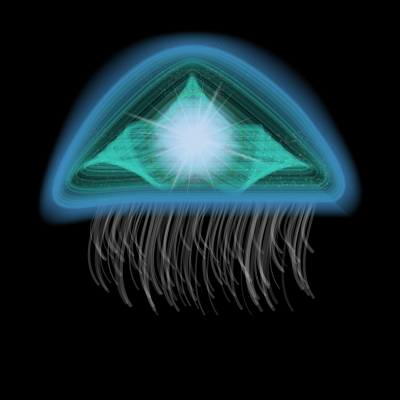
Frame 1 (no input)
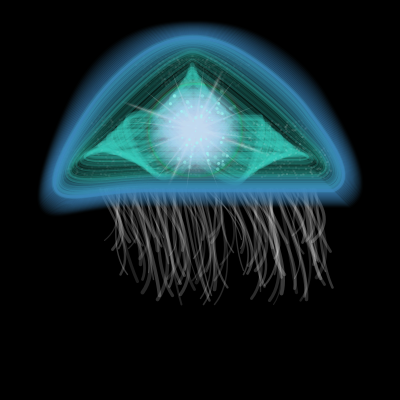
Frame 60 (the mouse pressed at the canvas centre just before this capture)
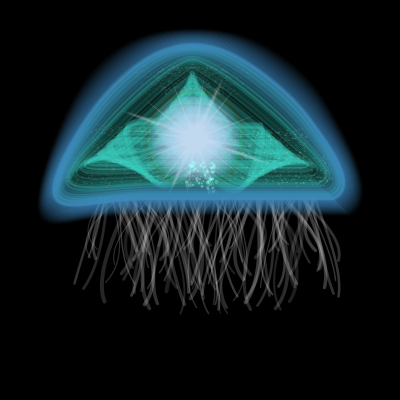
Frame 120 (the mouse held since frame 60 and released just before this capture)

The Processing sketch that drew these frames (run headless with seeded random() and noise(); from frame 60 on, the mouse is pressed at the canvas centre):

// Processing sketch: processing_89694
// ── processing_89694.pde

////////////////////////////////////////////////////////////////////////////////////////////////////////////////////////////////////
//
//  Monstre interactif fait par Etienne Déniger
//  dans le cadre du cours d'Algorithme de base et interactivité (EDM4600)
//  UQÀM, Mars 2013
//
//
//  EMPLACEMENT DES FONCTIONNALITÉS:
//  
//  - Zone interactive circulaire: fonction draw (permet de déclancher une fonction dans la classe Particules)
//  - Zone interactive rectangulaire: fonction display() dans la classe Tentacules
//  - Assouplissement: Classe Particules, dans la fonction mouseEvent() et dans la classe Contour, la fonction changementCouleur
//  - Timer: Classe Contour: permet de changer la couleur du couleur
//
////////////////////////////////////////////////////////////////////////////////////////////////////////////////////////////////////
float x = 400 / 2;
float y = 400 / 2 - 60;
color couleurBackground = color(0, 0, 0);
//tableau utilisé pour créer les tableau du contour et de l'intérieur
float [][] arrayContour = new float [][] {
  {
    x-54, y+55, x+133, y+60, x+108, y-20, x+28, y-85, x-42, y-85, x-109, y-25, x-144, y+60, x-54, y+60, x+133, y+60, x+108, y-20
  }
};
//variables oscillation////////////////////////////////////////////////////////////////////
float counterOscillation;
float niveauOscillation = 10;
float vitesseOscillation = 0.08;
//variables et tableau interieur///////////////////////////////////////////////////////////
int nbInterieur = 75;
float[] tOpaciteInterieur = new float [nbInterieur];
float[][] tableauInterieur = new float [nbInterieur][arrayContour[0].length];
float[] tStrokeInterieur = new float [nbInterieur];
float couleurRInterieur = 55;
float couleurGInterieur = 204;
float couleurBInterieur = 188;
float couleurRInterieurCible = 58;
float couleurGInterieurCible = 188;
float couleurBInterieurCible = 214;
int nbPointsInterieur = 300;
float[] tPositionInterieurX = new float[nbPointsInterieur];
float[] tPositionInterieurY = new float[nbPointsInterieur];
float[] tableauDiametreInterieur = new float[nbPointsInterieur];
float[][] tableauPointsInterieur = new float[nbPointsInterieur][arrayContour[0].length];
Interieur unInterieur;
//variables et tableau tentacules//////////////////////////////////////////////////////////
float nbTentacules = 100;
ArrayList arrayTentacule;
//variables et tableau contour/////////////////////////////////////////////////////////////
int in_blur = 17;
int out_blur = 17;
int epaisseur = 3;
float[][] tableauInBlur = new float [in_blur][arrayContour[0].length];
float[][] tableauOutBlur = new float [out_blur][arrayContour[0].length];
color couleurContour = color(61, 135, 191);
float couleurRContour = 61;
float couleurGContour = 135;
float couleurBContour = 191;
float couleurRContourCible = 58;
float couleurGContourCible = 105;
float couleurBContourCible = 214;
int opacite = 120;
Contour unContour;
//variables et tableau particules/////////////////////////////////////////////////////////
int ratioParticules = 5;
boolean activerAnimParticules;
ArrayList arrayParticule;
/**
 *
 *  Fonction setup()
 *
 */
void setup() {
  size(400, 400);
  background(couleurBackground);
  smooth();
  frameRate(60);
  activerAnimParticules = false;
  for (int i = 0;i < tOpaciteInterieur.length;i++) tOpaciteInterieur[i] = random(20, 80);
  for (int i = 0;i < tStrokeInterieur.length;i++) tStrokeInterieur[i] = random(2, 6);
  for (int i=0;i<nbPointsInterieur;i++) {
    tPositionInterieurX[i] = random(0, 90);
    tPositionInterieurY[i] = random(10, 40);
    tableauDiametreInterieur[i] = random(0.5, 1.5);
  } 
  unContour = new Contour(in_blur, out_blur, opacite);
  arrayTentacule = new ArrayList();
  // Création du ArrayList des tentacules
  for (int i = 0;i < nbTentacules;i++)arrayTentacule.add(new Tentacules(random(30, 60), i * (220/nbTentacules), random(-30, 40), random(1, 4), random(10, 40), random(0.05, 0.1)));
  unInterieur = new Interieur(random(1, 3), 60, random(-3, 3));
  arrayParticule = new ArrayList();
}
/**
 *
 *  Fonction draw()
 *
 */
void draw() {
  background(couleurBackground);
  counterOscillation = vitesseOscillation * frameCount;
  for (int i = 0;i < ratioParticules;i++)arrayParticule.add(new Particules(random(0, 20), random(x - 65, x + 65), random(y, y - 15), random(-20, 20), random(-30, 30)) );
  for (int i = 0;i < arrayTentacule.size() - 1;i++) {
    Tentacules uneTentacule = (Tentacules) arrayTentacule.get(i);
    uneTentacule.display();
  }
  unInterieur.display();
  float distance = dist(mouseX, mouseY, x, y);
  for (int i = 0;i < arrayParticule.size() - 1;i++) {
    Particules uneParticule = (Particules) arrayParticule.get(i);
    uneParticule.display();
    if (distance < 80) uneParticule.mouseEvent();
    if (! uneParticule.vieParticule)arrayParticule.remove(i);
  }
  unContour.display();
  y = sin(counterOscillation) * niveauOscillation + (height / 2) - 60;
}
/////////////////////////////////////////////////////////////////////////////////////////////////////
//
//  Classe: Contour
//  Permet de créer et d'afficher le contour de la méduse
//
/////////////////////////////////////////////////////////////////////////////////////////////////////
class Contour {
  // PROPRIÉTÉS
  //-------------------------------------------------------------------------------------------------
  int inBlur, outBlur, opacite, timeStamp, interval, compteur;
  float rC, gC, bC, rI, gI, bI;
  boolean etatCouleur;
  Contour(int _inBlur, int _outBlur, int _opacite) {
    // CONSTRUCTEUR
    //-------------------------------------------------------------------------------------------------
    inBlur = _inBlur;
    outBlur = _outBlur;
    opacite = _opacite;
    interval = 1;
    compteur = 0;
    rC = couleurRContour;
    gC = couleurGContour;
    bC = couleurBContour;
    rI = couleurRInterieur;
    gI = couleurGInterieur;
    bI = couleurBInterieur;
  }
  /**
   *
   *  Fonction display()
   *  Anime la couleur du contour à l'aide d'un timer
   *  Appel la fonction updateArray(), pour récupérer les positions du contour
   *  Crée le contour
   *
   */
  void display() {
    if ( millis() - timeStamp >= interval ) {
      compteur+=interval;
      if (! etatCouleur && compteur < 150) {
        changementCouleur(rC, gC, bC, 0.02);
        unInterieur.changementCouleur(rI, gI, bI, 0.05);
      } 
      else if (etatCouleur && compteur < 150) {
        changementCouleur(couleurRContourCible, couleurGContourCible, couleurBContourCible, 0.02);
        unInterieur.changementCouleur(couleurRInterieurCible, couleurGInterieurCible, couleurBInterieurCible, 0.05);
      } 
      else if (compteur == 150 && etatCouleur) {
        compteur = 0;
        etatCouleur = false;
      }
      else if (compteur == 150 && ! etatCouleur) {
        compteur = 0;
        etatCouleur = true;
      }
    }

    updateArray(outBlur, tableauOutBlur, arrayContour, 0, false, 1);
    updateArray(inBlur, tableauInBlur, arrayContour, 0, true, 1);
    noFill();
    strokeWeight(epaisseur);
    for (int u = 0;u < inBlur;u++) {
      stroke(couleurRContour, couleurGContour, couleurBContour, map(u, 0, inBlur, opacite, 0));
      beginShape();
      for (int d = 0;d < tableauInBlur[0].length - 2;d++) curveVertex(tableauInBlur[u][d], tableauInBlur[u][d += 1]);//-2 pour openprocessing
      endShape(CLOSE);
    }
    for (int t = 0;t < outBlur;t++) {
      stroke(couleurRContour, couleurGContour, couleurBContour, map(t, 0, outBlur, opacite, 0));
      beginShape();
      for (int r = 0;r < tableauOutBlur[0].length - 2;r++) curveVertex(tableauOutBlur[t][r], tableauOutBlur[t][r += 1]); //-2 pour openprocessing
      endShape(CLOSE);
    }
  }
  void changementCouleur(float cibleR, float cibleG, float cibleB, float vitesse) {
    couleurRContour = (cibleR - couleurRContour) * vitesse + couleurRContour;
    couleurGContour = (cibleG - couleurGContour) * vitesse + couleurGContour;
    couleurBContour = (cibleB - couleurBContour) * vitesse + couleurBContour;
  }
}
/////////////////////////////////////////////////////////////////////////////////////////////////////
//
//  Classe: Interieur
//  Permet de créer et d'afficher l'intérieur de la méduse
//
/////////////////////////////////////////////////////////////////////////////////////////////////////
class Interieur {
  // PROPRIÉTÉS
  //-------------------------------------------------------------------------------------------------
  float randomStroke, opacite, randomPosition, randomColor;
  Interieur(float _randomStroke, float _opacite, float _randomPosition) {
    // CONSTRUCTEUR
    //-------------------------------------------------------------------------------------------------
    randomStroke = _randomStroke;
    randomPosition = _randomPosition;
    opacite = _opacite;
  }
  /**
   *
   *  Fonction display()
   *  Anime la couleur du contour à l'aide d'un timer
   *  Appel la fonction updateArray(), pour récupérer les positions de l'intérieur
   *  Appel de la fonction etoile()
   *  Crée l'intérieur et le cercle au centre 
   *
   */
  void display() {
    updateArray(nbInterieur, tableauInterieur, arrayContour, randomPosition, true, 1);
    for (int u = 0;u < nbInterieur;u++) {
      strokeWeight( tStrokeInterieur[u]);
      stroke(couleurRInterieur, couleurGInterieur, couleurBInterieur, tOpaciteInterieur[u]);
      beginShape();
      for (int d = 0;d < tableauInterieur[0].length - 2;d++) curveVertex(tableauInterieur[u][d], tableauInterieur[u][d += 1]);
      endShape(CLOSE);
    }
    for (int j = 0;j < nbPointsInterieur;j++) {
      for (int c = 0;c < tableauPointsInterieur[0].length;c++) {
        if (c%2 == 0) {
          if (arrayContour[0][c] < x) {
            tableauPointsInterieur[j][c] = int(arrayContour[0][c] + (j * 0.01) + tPositionInterieurX[j]);
          }
          else {
            tableauPointsInterieur[j][c] = int(arrayContour[0][c] - (j * 0.01) - tPositionInterieurX[j]);
          }
        }
        else {
          if (arrayContour[0][c] < y) {
            tableauPointsInterieur[j][c] = sin(counterOscillation) * niveauOscillation + int(arrayContour[0][c] + (j * 0.01) + tPositionInterieurY[j]);
          }
          else {
            tableauPointsInterieur[j][c] = sin(counterOscillation) * niveauOscillation + int(arrayContour[0][c] - (j * 0.01) - tPositionInterieurY[j]);
          }
        }
      }
    }
    for (int u = 0;u < nbPointsInterieur;u++) {
      noStroke();
      if (u < nbPointsInterieur / 2 ) fill(255, random(10,45));
      else fill(255, random(10,45));
      for (int d = 0;d < tableauPointsInterieur[0].length;d++) {
        ellipse(tableauPointsInterieur[u][d], tableauPointsInterieur[u][d += 1], tableauDiametreInterieur[u], tableauDiametreInterieur[u]);
      }
    }

    etoile(12, x-5, y, 130, 130, -PI / 2.2, 0.09, 55);
    strokeWeight(1);
    noFill();
    for (int i=0;i<10;i++) {
      stroke(255, 0, 0, map(i, 0, 10, 13, 0));
      ellipse(x - 5, y, 95 + i, 95 + i);
      stroke(0, 255, 0, 10);
      ellipse(x - 5, y, 95 - i, 95 - i);
      stroke(0, 0, 255, map(i, 0, 10, 13, 0));
      ellipse(x - 5, y, 90 - i, 90 - i);
    }
    for (int i=0;i<40;i++) {
      noStroke();
      pushMatrix();
      ellipseMode(CENTER);
      translate(x, y);
      rotate(radians(20));
      fill(255, map(i, 0, 40, 7, 0));
      ellipse(0 - 5, 0, 125 + i, i * 0.25);
      rotate(radians(5));
      ellipse(0 - 5, 0, i * 0.25, 100 + i);
      popMatrix();
    }
    for (int i = 0;i < 75;i++) {
      noStroke();
      fill(199, 223, 242, map(i, 0, 125, 15, 0));
      ellipse(x - 5, y, 20 + i, 20 + i);
    }
  }
  /**
   *  Fonction etoile()
   *  La majorité du code de cette fonction a été pris sur www.processing.com
   *  
   */
  void etoile(int n, float cx, float cy, float w, float h, float etoiletAngle, float proportion, float opacite) {
    if (n > 2) {
      float angle = TWO_PI/ (2 *n);
      float dw, dh;
      w /= 2.0;
      h /= 2.0;
      fill(255, opacite);
      noStroke();
      beginShape();
      for (int i = 0; i < 2 * n; i++) {
        dw = w;
        dh = h;
        if (i % 2 == 1) {
          dw = w * proportion;
          dh = h * proportion;
        }
        vertex(cx + dw * cos(etoiletAngle + angle * i), 
        cy + dh * sin(etoiletAngle + angle * i));
      }
      endShape(CLOSE);
    }
  }
  void changementCouleur(float cibleR, float cibleG, float cibleB, float vitesse) {
    couleurRInterieur = (cibleR - couleurRInterieur) * vitesse + couleurRInterieur;
    couleurGInterieur = (cibleG - couleurGInterieur) * vitesse + couleurGInterieur;
    couleurBInterieur = (cibleB - couleurBInterieur) * vitesse + couleurBInterieur;
  }
}
/////////////////////////////////////////////////////////////////////////////////////////////////////
//
//  Classe: Tentacules
//  Permet de d'afficher et d'animer les tentacules
//
/////////////////////////////////////////////////////////////////////////////////////////////////////
class Tentacules {
  // PROPRIÉTÉS
  //-------------------------------------------------------------------------------------------------
  float opacite, randomPositionX, randomPositionY, randomOpacite, randomStroke, randomOscillation, randomVitesse;
  float oscillationCompteur, oscillationDuBas, oscillationDuHaut;
  boolean sourisGaucheDroite, sourisDroiteGauche, sourisHautBas, sourisBasHaut;
  float initVitesse;
  Tentacules(float _opacite, float _randomPositionX, float _randomPositionY, float _randomStroke, float _randomOscillation, float _randomVitesse) {
    // CONSTRUCTEUR
    //-------------------------------------------------------------------------------------------------
    opacite = _opacite;
    randomPositionX = _randomPositionX;
    randomPositionY = _randomPositionY;
    randomStroke = _randomStroke;
    randomOscillation = _randomOscillation;
    randomVitesse = _randomVitesse;
    initVitesse = randomVitesse;
  }
  /**
   *
   *  Fonction display()
   *  Anime les tentacules
   *  Mise en place d'une zone rectangulaire qui ralenti la vitesse des tentacules lorsqu'on place 
   *  la souris sur les tentacules
   *
   */
  void display() {
    sourisGaucheDroite = mouseX < x + 125;
    sourisDroiteGauche = mouseX > x - 125;
    sourisHautBas = mouseY < (y + 120) + 50;
    sourisBasHaut =  mouseY > (y + 120) - 50;
    oscillationCompteur = oscillationCompteur + randomVitesse;
    // variable oscillationDuBas et oscillationDuHaut prises sur le site http://wiki.t-o-f.info/
    float oscillationDuBas = cos( oscillationCompteur + radians(90)) * randomOscillation + x-100+randomPositionX;
    float oscillationDuHaut = cos( oscillationCompteur ) * (120+randomOscillation) + x-110+randomPositionX;
    noFill(); 
    stroke(255, opacite);
    strokeWeight(randomStroke);
    beginShape();
    curveVertex(x-100+randomPositionX, y + 59);
    curveVertex(x-100+randomPositionX, y + 59);
    curveVertex(oscillationDuBas, y + 135 + randomPositionY);
    curveVertex(oscillationDuHaut, y + 220 + randomPositionY);
    endShape();
    if (sourisGaucheDroite && sourisDroiteGauche && sourisHautBas && sourisBasHaut) randomVitesse = 0.012;
    else randomVitesse = initVitesse;
  }
}
/////////////////////////////////////////////////////////////////////////////////////////////////////
//
//  Classe: Particules
//  Permet de d'afficher, d'animer et interaqir avec les particules situées au centre de la meduse
//
/////////////////////////////////////////////////////////////////////////////////////////////////////
class Particules {
  // PROPRIÉTÉS
  //-------------------------------------------------------------------------------------------------
  float opacite, randomPositionX, randomPositionY, randomOpacite, randomWidth, randomHeight, vitesseParticule, diametreMax, differenceOpacite, diametre;
  boolean opaciteMax, vieParticule;
  float compteurX, compteurY;
  Particules(float _opacite, float _randomPositionX, float _randomPositionY, float _randomWidth, float _randomHeight) {
    // CONSTRUCTEUR
    //-------------------------------------------------------------------------------------------------
    opacite = _opacite;
    randomPositionX = _randomPositionX;
    randomPositionY = _randomPositionY;
    randomWidth = _randomWidth;
    randomHeight = _randomHeight;
    opaciteMax = true;
    vieParticule = true;
    diametreMax = 6;
    differenceOpacite = diametreMax / 2;
    diametre = 0;
    compteurX = 0;
    compteurY = 0;
  }
  /**
   *  Fonction display()
   *  Permet d'afficher et d'animer les particules
   *  Les particules sont animées selon l'emplacement, qui est aléatoire
   *  Lorsque une particule a une opacité de 0, son état (vieParticule) devient à false 
   *  elle est supprimé de l'ArrayList (arrayParticule)
   */
  void display() {
    randomPositionX = (x - randomPositionX+randomWidth + random(-1, 1) + compteurX) / 8 + randomPositionX;
    randomPositionY = (y - randomPositionY+randomHeight + random(-1, 1) + compteurY) / 8 + randomPositionY;
    if (opaciteMax) {
      opacite += 10;
      if (diametre >= differenceOpacite) opaciteMax = false;
    }
    if (! opaciteMax) opacite -= 20;
    noStroke();
    fill(160, 255, 247, opacite);
    ellipse(randomPositionX, randomPositionY, diametre, diametre);
    diametre += 0.2;
    if (randomPositionX < x) compteurX --;
    else if (randomPositionX > x) compteurX ++;
    if (randomPositionY < y) compteurY --;
    else if (randomPositionY > y) compteurY ++;
    if (opacite < 0) {
      vieParticule = false;
    }
  }
  /**
   *  Fonction mouseEvent()
   *  Permet d'interagir avec les particules
   *  La particules se dirigent vers la souris lorsqu'elle a un certaine distance circulaire du milieu
   *  cette zone a été paramétré dans le draw 
   */
  void mouseEvent() {
    randomPositionX = (mouseX - randomPositionX + random(-4, 4)) / 6 + randomPositionX;
    randomPositionY = (mouseY - randomPositionY + random(-4, 4)) / 6 + randomPositionY;
  }
}
/**
 *  Fonction updateArray()
 *  Permet de créer un tableau de coordonées pour le contour et l'intérieur de la méduse
 *  Permet de diminer ou d'augmenter la valeur de chaque coordonées dans le tableau
 *  Cette fonction permet de ne pas répéter 2 fois le code ci-dessous
 */
void updateArray(float nbRepetition, float [][] mainArray, float [][] unArrayContour, float unRandom, boolean outOrIn, float ratioTransformation) {
  for (int j = 0;j < nbRepetition;j++) {
    for (int c = 0;c < mainArray[0].length;c++) {
      if (c%2 == 0) {
        if (unArrayContour[0][c] < x) {
          if (outOrIn) mainArray[j][c] = int(unArrayContour[0][c] + (j * ratioTransformation) - unRandom);
          else mainArray[j][c] = int(unArrayContour[0][c] - (j * ratioTransformation) + unRandom);
        }
        else {
          if (outOrIn) mainArray[j][c] = int(unArrayContour[0][c] - (j * ratioTransformation) + unRandom);
          else mainArray[j][c] = int(unArrayContour[0][c] + (j * ratioTransformation) - unRandom);
        }
      }
      else {
        if (arrayContour[0][c] < y) {
          if (outOrIn) mainArray[j][c] = sin(counterOscillation) * niveauOscillation + int(unArrayContour[0][c] + (j * ratioTransformation) - unRandom);
          else mainArray[j][c] = sin(counterOscillation) * niveauOscillation + int(unArrayContour[0][c] - (j * ratioTransformation) + unRandom);
        }
        else {
          if (outOrIn) mainArray[j][c] = sin(counterOscillation) * niveauOscillation + int(unArrayContour[0][c] - (j * ratioTransformation) + unRandom);
          else mainArray[j][c] = sin(counterOscillation) * niveauOscillation + int(unArrayContour[0][c] + (j * ratioTransformation) - unRandom);
        }
      }
    }
  }
}
